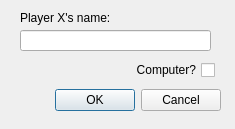
<?xml version="1.0" encoding="UTF-8"?>
<ui version="4.0">
 <class>NameDialog</class>
 <widget class="QDialog" name="NameDialog">
  <property name="geometry">
   <rect>
    <x>0</x>
    <y>0</y>
    <width>235</width>
    <height>129</height>
   </rect>
  </property>
  <property name="windowTitle">
   <string>Mille Bornes</string>
  </property>
  <widget class="QDialogButtonBox" name="buttonBox">
   <property name="geometry">
    <rect>
     <x>0</x>
     <y>80</y>
     <width>221</width>
     <height>41</height>
    </rect>
   </property>
   <property name="orientation">
    <enum>Qt::Horizontal</enum>
   </property>
   <property name="standardButtons">
    <set>QDialogButtonBox::Cancel|QDialogButtonBox::Ok</set>
   </property>
  </widget>
  <widget class="QLineEdit" name="lineEdit">
   <property name="geometry">
    <rect>
     <x>20</x>
     <y>30</y>
     <width>191</width>
     <height>21</height>
    </rect>
   </property>
   <property name="text">
    <string/>
   </property>
   <property name="maxLength">
    <number>20</number>
   </property>
  </widget>
  <widget class="QLabel" name="label">
   <property name="geometry">
    <rect>
     <x>20</x>
     <y>10</y>
     <width>191</width>
     <height>16</height>
    </rect>
   </property>
   <property name="text">
    <string>Player X's name:</string>
   </property>
  </widget>
  <widget class="QCheckBox" name="checkBox">
   <property name="geometry">
    <rect>
     <x>124</x>
     <y>60</y>
     <width>91</width>
     <height>20</height>
    </rect>
   </property>
   <property name="tabletTracking">
    <bool>true</bool>
   </property>
   <property name="focusPolicy">
    <enum>Qt::NoFocus</enum>
   </property>
   <property name="layoutDirection">
    <enum>Qt::RightToLeft</enum>
   </property>
   <property name="text">
    <string>Computer?</string>
   </property>
  </widget>
 </widget>
 <resources/>
 <connections>
  <connection>
   <sender>buttonBox</sender>
   <signal>accepted()</signal>
   <receiver>NameDialog</receiver>
   <slot>accept()</slot>
   <hints>
    <hint type="sourcelabel">
     <x>230</x>
     <y>80</y>
    </hint>
    <hint type="destinationlabel">
     <x>157</x>
     <y>128</y>
    </hint>
   </hints>
  </connection>
  <connection>
   <sender>buttonBox</sender>
   <signal>rejected()</signal>
   <receiver>NameDialog</receiver>
   <slot>reject()</slot>
   <hints>
    <hint type="sourcelabel">
     <x>230</x>
     <y>80</y>
    </hint>
    <hint type="destinationlabel">
     <x>239</x>
     <y>128</y>
    </hint>
   </hints>
  </connection>
 </connections>
</ui>
